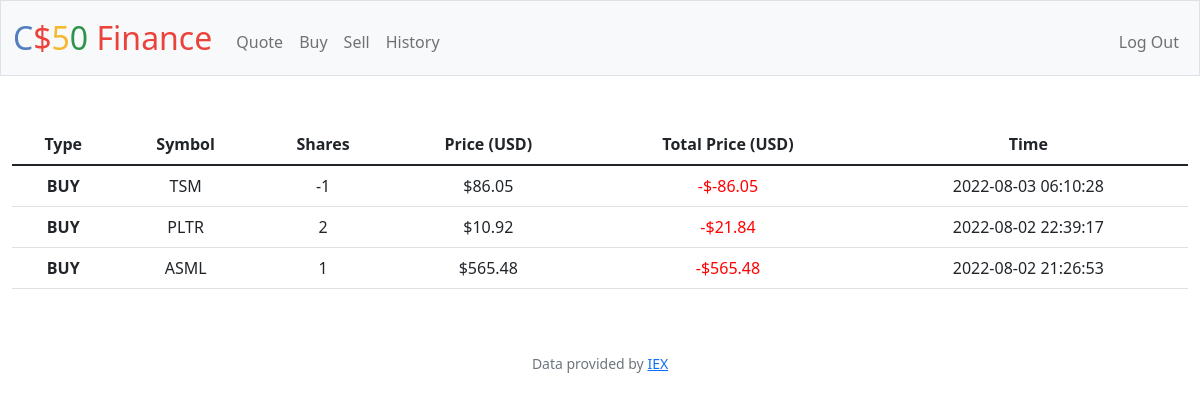
The app's page /history (signed in) with its own data.
### tables this page shows
CREATE TABLE purchase (id INTEGER, user_id NUMERIC NOT NULL, type TEXT NOT NULL,symbol TEXT NOT NULL, name TEXT NOT NULL,shares INTEGER NOT NULL, price NUMERIC NOT NULL, timestamp DEFAULT CURRENT_TIMESTAMP, PRIMARY KEY(id), FOREIGN KEY(user_id) REFERENCES users(id));

### app.py (the view)
@app.route("/history")
@login_required
def history():
    transactions = db.execute(
        "SELECT type, symbol, price, shares, timestamp FROM purchase WHERE user_id = ? ORDER BY timestamp DESC", session["user_id"])
    return render_template("history.html", transactions=transactions, usd=usd)

### app.py (called while the page is built)
@app.after_request
def after_request(response):
    response.headers["Cache-Control"] = "no-cache, no-store, must-revalidate"
    response.headers["Expires"] = 0
    response.headers["Pragma"] = "no-cache"
    return response

### helpers.py (called while the page is built)
def login_required(f):
    @wraps(f)
    def decorated_function(*args, **kwargs):
        if session.get("user_id") is None:
            return redirect("/login")
        return f(*args, **kwargs)
    return decorated_function

def usd(value):
    return f"${value:,.2f}"

### templates/history.html (shortened to what this page needs)
{% extends "layout.html" %}
{% block main %}
    <table class="table">
        <thead>
            <tr>
                <th>Type</th>
                <th>Symbol</th>
                <th>Shares</th>
                <th>Price (USD)</th>
                <th>Total Price (USD)</th>
                <th>Time</th>
            </tr>
        </thead>
        <tbody>
            {% for record in transactions %}
                <tr>
                    <td><b> {{ record["type"] }} </b></td>
                    <td> {{ record["symbol"] }}</td>
                    <td> {{ record["shares"] }}</td>
                    <td> {{ usd(record["price"]) }} </td>
                    {% if record["type"] == "SELL" %}
                        <td><font color="green"> +{{ usd(record["price"] * -record["shares"]) }} </font></td>
                    {% elif record["type"] == "BUY" %}
                        <td><font color="red"> -{{ usd(record["price"] * record["shares"]) }} </font></td>
                    {% endif %}
                    <td> {{ record["timestamp"] }}</td>
                </tr>
            {% endfor %}
        </tbody>
    </table>
{% endblock %}

### records on screen
purchase: type "BUY", symbol "TSM", shares "-1", price "$86.05", usd(record['price']*record['shares']) "$-86.05", timestamp "2022-08-03 06:10:28"
purchase: type "BUY", symbol "PLTR", shares "2", price "$10.92", usd(record['price']*record['shares']) "$21.84", timestamp "2022-08-02 22:39:17"
purchase: type "BUY", symbol "ASML", shares "1", price "$565.48", usd(record['price']*record['shares']) "$565.48", timestamp "2022-08-02 21:26:53"
